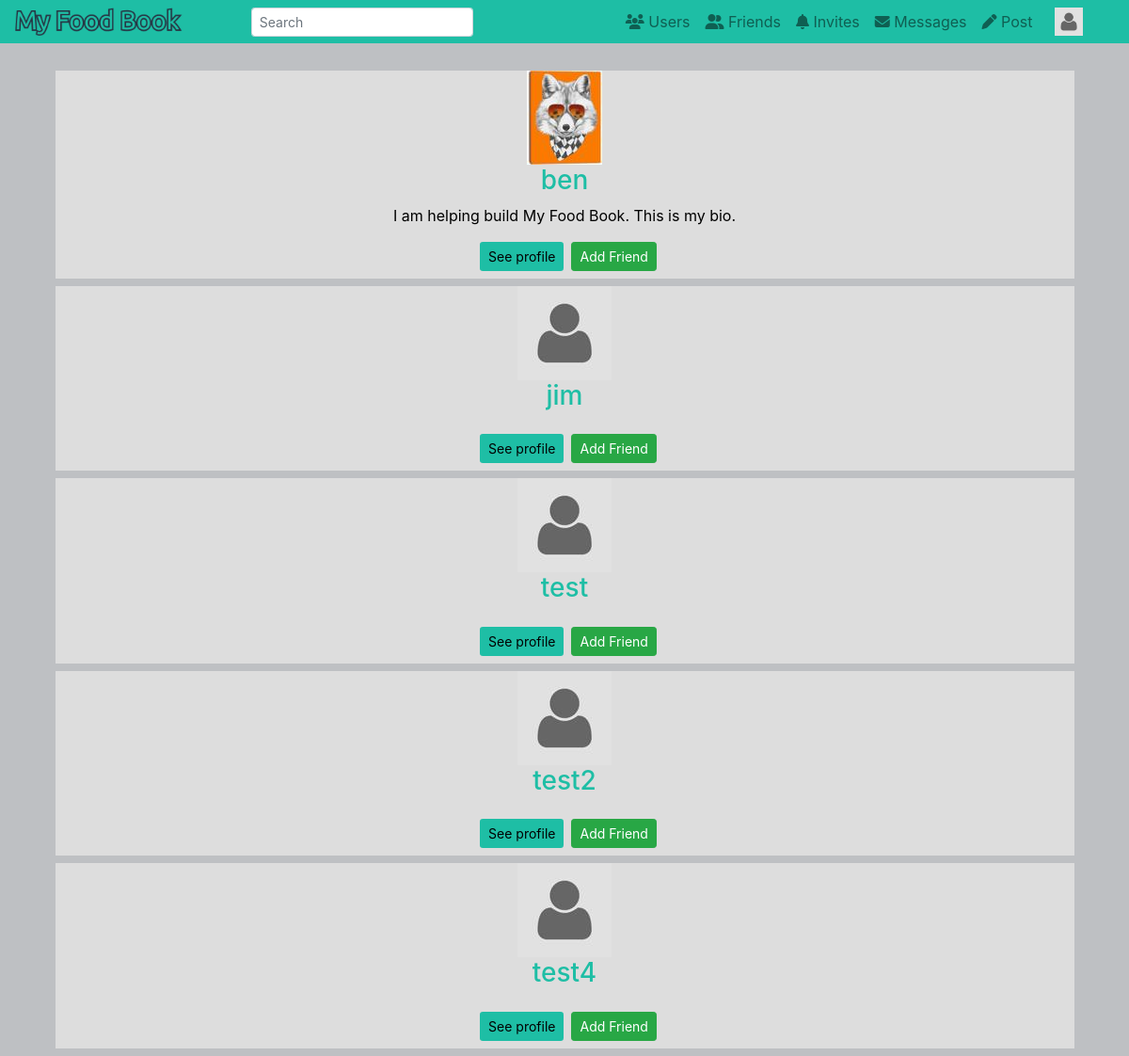
Screenshot of /explore/users (signed in) with the database file from the repository.
### foodBookApp/models.py (models this page shows, shortened)
class Profile(models.Model):
    user = models.OneToOneField(User, on_delete=models.CASCADE,blank=False)
    profilePic = models.ImageField(default="default.jpg", upload_to="profile_pics")
    bio = models.TextField(max_length=200, blank=True)
    friends = models.ManyToManyField(User, related_name='friends', blank=True)
    updated = models.DateTimeField(auto_now=True)
    created = models.DateTimeField(auto_now_add=True)
    objects = ProfileManager()

### foodBookApp/views.py (the view)
# urls.py: path('explore/users', food_book_views.ProfileListView.as_view(),name='explore-users'),
class ProfileListView(LoginRequiredMixin, ListView):
    model = Profile
    template_name = 'foodBookApp/profile-list.html'
    context_object_name = 'qs'
    def get_queryset(self):
        qs = Profile.objects.get_all_profiles(self.request.user)
        return qs
    def get_context_data(self, **kwargs):
        context = super().get_context_data(**kwargs)
        user = User.objects.get(username__iexact=self.request.user)
        profile = Profile.objects.get(user=user)
        rel_r = Relationship.objects.filter(sender=profile)
        rel_s = Relationship.objects.filter(receiver=profile)
        rel_receiver = []
        rel_sender = []
        for item in rel_r:
            rel_receiver.append(item.receiver.user)
        for item in rel_s:
            rel_sender.append(item.sender.user)
        context["rel_receiver"] = rel_receiver
        context["rel_sender"] = rel_sender
        context['is_empty'] = False
        if len(self.get_queryset()) == 0:
            context['is_empty'] = True
        return context

### foodBookApp/models.py (called while the page is built)
    def get_all_profiles(self, me):
        profiles = Profile.objects.all().exclude(user=me)
        return profiles

### foodBookApp/templates/foodBookApp/profile-list.html (shortened to what this page needs)
{% extends "foodBookApp/base.html"%}
{% block content %}
    {% for obj in qs %}
    <div class="container-fluid">
        <div class="post d-flex justify-content-center">
            <div class="profile-body d-flex flex-column justify-content-center mb-2">
                <div class="d-flex justify-content-center">
                    <img class="ui small circular image" src={{obj.profilePic.url}}>
                </div>
                <h3 class="text-center">{{obj.user.username}}</h3>
                        <div d-flex flex-column  >
                            <p class="text-center" style="color: black;">{{obj.bio}}</p>
                        <div class="d-flex flex-row justify-content-center">
                            <a href="/profile/{{obj.user.username}}">
                                <button class="btn btn-sm form-button ml-2 mb-2">See profile</button>
                            </a>
                        {% if obj.user not in rel_receiver and obj.user not in rel_sender %}
                        <form action="{%url 'send-invite'%}" method="POST">
                            <button class="btn btn-sm btn-success ml-2 mb-2">Add Friend</button>
                        </form>
                        {%endif%}
                    </div>
                </div>
            </div>
        </div>
    </div>
    {% endfor %}
{% endblock content %}

### foodBookApp/templates/foodBookApp/base.html (shortened to what this page needs)
{% load static %}
<!DOCTYPE html>
<html lang="en">
  <head>
    <link rel="stylesheet" href="https://stackpath.bootstrapcdn.com/bootstrap/4.1.3/css/bootstrap.min.css"/>
    <link rel="stylesheet" href="{% static 'foodBookApp/style.css' %}" />
    <link rel="stylesheet" href="https://cdnjs.cloudflare.com/ajax/libs/font-awesome/4.7.0/css/font-awesome.min.css">
  </head>
  <body>
    <div class="container-fluid">
      <div class="fixed-top">
        <nav class="navbar navbar-expand-sm navbar-light main-nav py-0">
          <a href="{% url 'main-feed' %}"><img src="{% static 'foodBookApp/logo.png' %}" class="img-responsive"/></a>
          <div class="dropdown order-sm-last">
            <a class="nav-link dropdown-toggle" href="#" id="navbarDropdown" role="button" data-toggle="dropdown" aria-haspopup="true" aria-expanded="false">
              <img src="{{user.profile.profilePic.url}}" class="img-responsive" height="26px" width="26px"/>
            </a>
          </div>
          <div class="collapse navbar-collapse" id="navbarSupportedContent">
            <ul class="navbar-nav mx-auto">
              <li class="nav-item">
                <form class="form-inline">
                  <input class="form-control form-control-sm mr-sm-2" type="search" placeholder="Search" aria-label="Search">
                </form>
              </li>
            </ul>
            <ul class="navbar-nav ml-auto">
              <li class="nav-item">
                <a class="nav-link" href="{% url 'explore-users' %}" id="explore-users">
                  <i class="fas fa-users"></i>
                  Users
                </a>
              </li>
              <li class="nav-item">
                <a class="nav-link" href="{% url 'my-friends' %}">
                  <i class="fas fa-user-friends"></i>
                  Friends
                </a>
              </li>
              <li class="nav-item">
                <a class="nav-link" href="{% url 'my-invites' %}">
                  <i class="fas fa-bell"></i>
                  Invites
                </a>
              </li>
              <li class="nav-item">
                <a class="nav-link" href="#">
                  <i class="fas fa-envelope"></i>
                  Messages
                </a>
              </li>
              <li class="nav-item">
                <a class="nav-link" href="{% url 'new-post' %}" id="new-post">
                  <i class="fas fa-pen" job="new-post"  ></i>
                  Post
                </a>
              </li>
            </ul>
          </div>
        </nav>
      </div>
    </div>
    <div class="container-fluid ">
        <div class="feed" >
            {% block content %} {% endblock content%}
        </div>
    </div>
  </body>
</html>

### foodBookApp/static/foodBookApp/style.css (style rules this page uses)
body { background-color: #bec0c3; }
.main-nav { background-color: #1ebea5; }
.img-responsive { height: auto; width: auto; max-height: 30px; max-width: 250px; }
.post { display: block; margin-left: auto; margin-right: auto; }
.feed { margin-top: 75px; }
.profile-body { background: #dddddd; color: #1ebea5; margin: 0 0.7rem; width: 95%; }
a { color: #1ebea5; }
.form-button { background: #1ebea5; }

### rows the page displays
Profile: profilePic (picture), user.username "ben", bio "I am helping build My Food Book. This is my bio."
Profile: profilePic (placeholder picture), user.username "jim"
Profile: profilePic (placeholder picture), user.username "test"
Profile: profilePic (placeholder picture), user.username "test2"
Profile: profilePic (placeholder picture), user.username "test4"
